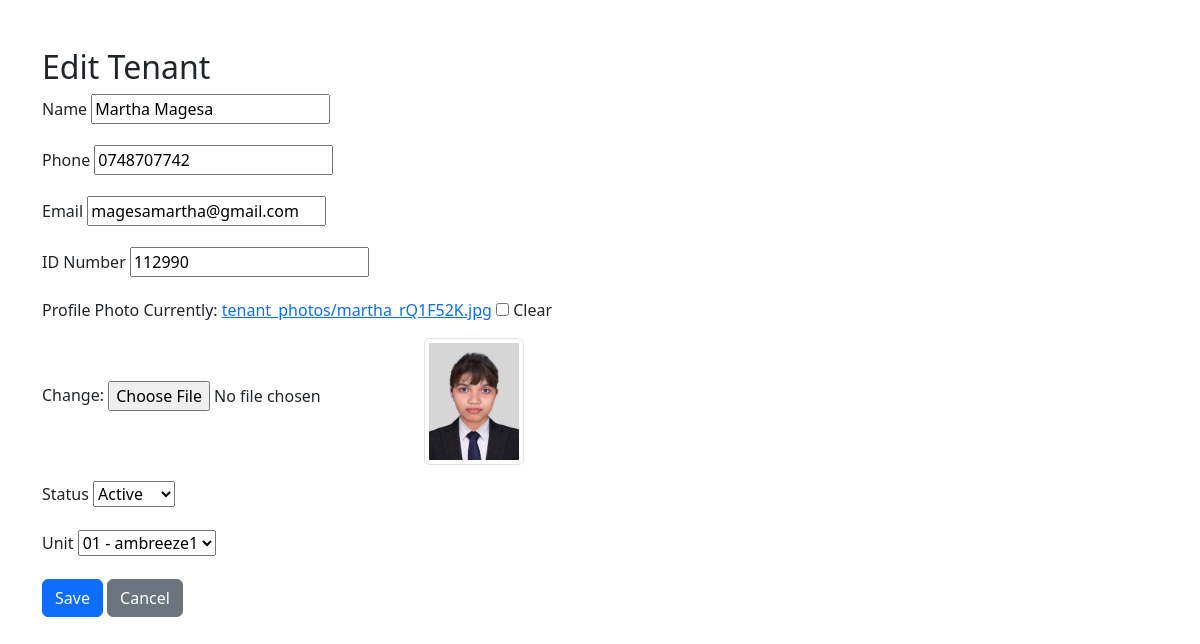
The page /tenants/2/edit/ (signed in) on the database its author committed.
### core/models.py (models this page shows, shortened)
class Tenant(models.Model):
    STATUS_CHOICES = (
        ('active', 'Active'),
        ('inactive', 'Inactive'),
    )
    name = models.CharField(max_length=255)
    phone = models.CharField(max_length=20)
    email = models.EmailField(unique=True)
    id_number = models.CharField(max_length=50, unique=True)
    profile_photo = models.ImageField(upload_to='tenant_photos/', blank=True, null=True)
    status = models.CharField(max_length=10, choices=STATUS_CHOICES, default='active')
    unit = models.ForeignKey(Unit, on_delete=models.SET_NULL, null=True, blank=True, related_name='tenants')

### core/views.py (the view, shortened to what this page needs)
# urls.py: path('tenants/<int:pk>/edit/', views.TenantUpdateView.as_view(), name='tenant_update'),
class TenantUpdateView(UpdateView):
    model = Tenant
    form_class = TenantForm
    template_name = 'core/tenant_form.html'
    success_url = reverse_lazy('tenant_list')
    def get(self, request, *args, **kwargs):
        if request.user.role != 'admin':
            messages.error(request, "Access denied: You are not authorized to view this page.")
            return HttpResponseForbidden("Access denied")
        return super().get(request, *args, **kwargs)

### core/forms.py
class TenantForm(forms.ModelForm):
    class Meta:
        model = Tenant
        fields = ['name', 'phone', 'email', 'email', 'id_number', 'profile_photo', 'status', 'unit']
        widgets = {
            'unit': forms.Select(),
        }

### core/models.py (called while the page is built)
    def __str__(self):
        return f"{self.unit_number} - {self.building.name}"

### core/templates/core/tenant_form.html (shortened to what this page needs)
{% extends 'core/base.html' %}
{% block content %}
<div class="mt-5">
    <h2>{% if form.instance.pk %}Edit{% else %}Add{% endif %} Tenant</h2>
    <form method="post" enctype="multipart/form-data">
        <div class="mb-3">
            <label for="id_name" class="form-label">Name</label>
            {{ form.name }}
        </div>
        <div class="mb-3">
            <label for="id_phone" class="form-label">Phone</label>
            {{ form.phone }}
        </div>
        <div class="mb-3">
            <label for="id_email" class="form-label">Email</label>
            {{ form.email }}
        </div>
        <div class="mb-3">
            <label for="id_id_number" class="form-label">ID Number</label>
            {{ form.id_number }}
        </div>
        <div class="mb-3">
            <label for="id_profile_photo" class="form-label">Profile Photo</label>
            {{ form.profile_photo }}
            {% if form.instance.profile_photo %}
                <img src="{{ form.instance.profile_photo.url }}" alt="Profile Photo" class="img-thumbnail mt-2" style="max-width: 100px;">
            {% endif %}
        </div>
        <div class="mb-3">
            <label for="id_status" class="form-label">Status</label>
            {{ form.status }}
        </div>
        <div class="mb-3">
            <label for="id_unit" class="form-label">Unit</label>
            {{ form.unit }}
        </div>
        <button type="submit" class="btn btn-primary">Save</button>
        <a href="{% url 'tenant_list' %}" class="btn btn-secondary">Cancel</a>
    </form>
</div>
{% endblock %}

### rows shown on the page
Tenant: name "Martha Magesa", phone "0748707742", email "magesamartha@gmail.com", id_number "112990", instance.profile_photo (picture), status "Active", unit "01 - ambreeze1"
